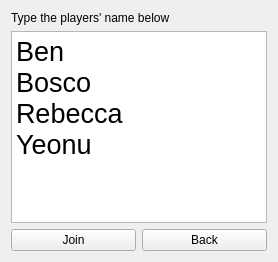
      <widget class="QWidget" name="page">
       <layout class="QGridLayout" name="gridLayout_3">
        <item row="1" column="0">
         <widget class="QTextEdit" name="textEdit">
          <property name="html">
           <string>&lt;!DOCTYPE HTML PUBLIC &quot;-//W3C//DTD HTML 4.0//EN&quot; &quot;http://www.w3.org/TR/REC-html40/strict.dtd&quot;&gt;
&lt;html&gt;&lt;head&gt;&lt;meta name=&quot;qrichtext&quot; content=&quot;1&quot; /&gt;&lt;style type=&quot;text/css&quot;&gt;
p, li { white-space: pre-wrap; }
&lt;/style&gt;&lt;/head&gt;&lt;body style=&quot; font-family:'MS Shell Dlg 2'; font-size:20pt; font-weight:400; font-style:normal;&quot;&gt;
&lt;p style=&quot; margin-top:0px; margin-bottom:0px; margin-left:0px; margin-right:0px; -qt-block-indent:0; text-indent:0px;&quot;&gt;Ben&lt;/p&gt;
&lt;p style=&quot; margin-top:0px; margin-bottom:0px; margin-left:0px; margin-right:0px; -qt-block-indent:0; text-indent:0px;&quot;&gt;Bosco&lt;/p&gt;
&lt;p style=&quot; margin-top:0px; margin-bottom:0px; margin-left:0px; margin-right:0px; -qt-block-indent:0; text-indent:0px;&quot;&gt;Rebecca&lt;/p&gt;
&lt;p style=&quot; margin-top:0px; margin-bottom:0px; margin-left:0px; margin-right:0px; -qt-block-indent:0; text-indent:0px;&quot;&gt;Yeonu&lt;/p&gt;&lt;/body&gt;&lt;/html&gt;</string>
          </property>
         </widget>
        </item>
        <item row="0" column="0">
         <layout class="QHBoxLayout" name="horizontalLayout_4">
          <item>
           <widget class="QLabel" name="label_2">
            <property name="text">
             <string>Type the players' name below</string>
            </property>
           </widget>
          </item>
         </layout>
        </item>
        <item row="2" column="0">
         <layout class="QHBoxLayout" name="horizontalLayout_6">
          <item>
           <widget class="QPushButton" name="btn_join_room">
            <property name="text">
             <string>Join</string>
            </property>
           </widget>
          </item>
          <item>
           <widget class="QPushButton" name="btn_back_join_room">
            <property name="text">
             <string>Back</string>
            </property>
           </widget>
          </item>
         </layout>
        </item>
       </layout>
      </widget>
